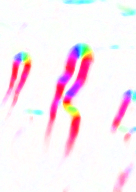
%> input picture test.png, 136 x 192 px
$ octave --eval "result = canny_edge_horizontal(rgb2gray(imread('../test.png')));"   (GNU Octave 9; MATLAB toolbox functions it lacks are replaced by stand-ins)
%> lines starting %> are read from the running program, lines starting %| are printed output that depends on the picture; in (x1, y1, x2, y2) boxes, pixels count from 0 and x2, y2 are one past the last pixel; in counts of white or black regions, pixels touching at a corner belong together; the program's own positions count from 1
function e = canny_edge_horizontal(image_in, thresh, sigma)

    if nargin < 2
        thresh = [];
    end
    if nargin < 3
        sigma = 1;
    end

    [m n] = size(image_in);
%> m = 192; n = 136

    % Magic numbers
    GaussianDieOff = .0001;
    PercentOfPixelsNotEdges = .7; % Used for selecting thresholds
    ThresholdRatio = .4;          % Low thresh is this fraction of the high.

    % Design the filters - a gaussian and its derivative

    pw = 1:30; % possible widths
    ssq = sigma^2;
    width = find(exp(-(pw.*pw)/(2*ssq))>GaussianDieOff,1,'last');
    if isempty(width)
        width = 1;  % the user entered a really small sigma
    end

    t = (-width:width);
    gau = exp(-(t.*t)/(2*ssq))/(2*pi*ssq);     % the gaussian 1D filter

    % Find the directional derivative of 2D Gaussian (along X-axis)
    % Since the result is symmetric along X, we can get the derivative along
    % Y-axis simply by transposing the result for X direction.
    [x,y]=meshgrid(-width:width,-width:width);
    dgau2D=-x.*exp(-(x.*x+y.*y)/(2*ssq))/(pi*ssq);

    % Convolve the filters with the image in each direction
    % The canny edge detector first requires convolution with
    % 2D gaussian, and then with the derivitave of a gaussian.
    % Since gaussian filter is separable, for smoothing, we can use
    % two 1D convolutions in order to achieve the effect of convolving
    % with 2D Gaussian.  We convolve along rows and then columns.

    %smooth the image out
    aSmooth=imfilter(image_in,gau,'conv','replicate');   % run the filter accross rows
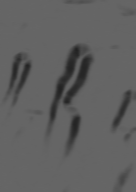
%> aSmooth: size 192x136 uint8; min 34, max 102, mean 95.9
    aSmooth=imfilter(aSmooth,gau','conv','replicate'); % and then accross columns
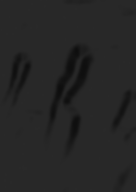
%> aSmooth: size 192x136 uint8; min 14, max 41, mean 38.1

    %apply directional derivatives
    ax = imfilter(aSmooth, dgau2D, 'conv','replicate');
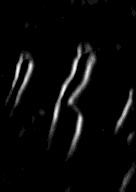
%> ax: size 192x136 uint8; min 0, max 12, mean 0.442; drawn with min black and max white
    ay = imfilter(aSmooth, dgau2D', 'conv','replicate');
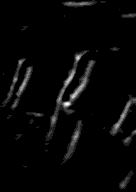
%> ay: size 192x136 uint8; min 0, max 8, mean 0.227; drawn with min black and max white

    %mag = sqrt((ax.*ax) + (ay.*ay));
    mag = abs(ax);
    magmax = max(mag(:));
%> magmax = 12
    if magmax > 0
        mag = mag / magmax;   % normalize
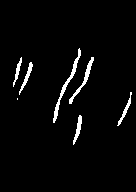
%> mag: size 192x136 uint8; values 0 (black) and 1 (white), 3.2% white; 7 white regions (1 under 20 px), largest, box (x1, y1, x2, y2) and area: (53, 48, 81, 123) 252, (69, 57, 94, 104) 177, (19, 62, 33, 95) 107, (73, 115, 82, 145) 107, (117, 92, 132, 126) 97, (13, 57, 22, 87) 81
    end

    % Select the thresholds
    if isempty(thresh)
        counts=imhist(mag, 64);
%> counts = 64 values, max 26112 at index 1, min 0 at index 2, mean 408
        highThresh = find(cumsum(counts) > PercentOfPixelsNotEdges*m*n,...
        1,'first') / 64;
%> highThresh = 0.0156
        lowThresh = ThresholdRatio*highThresh;
%> lowThresh = 0.00625
        thresh = [lowThresh highThresh];
%> thresh = [0.00625 0.0156]
    elseif length(thresh)==1
        highThresh = thresh;
        if thresh>=1
            eid = sprintf('Images:%s:thresholdMustBeLessThanOne', mfilename);
            msg = 'The threshold must be less than 1.';
            error(eid,'%s',msg);
        end
        lowThresh = ThresholdRatio*thresh;
        thresh = [lowThresh highThresh];
    elseif length(thresh)==2
        lowThresh = thresh(1);
        highThresh = thresh(2);
        if (lowThresh >= highThresh) || (highThresh >= 1)
            eid = sprintf('Images:%s:thresholdOutOfRange', mfilename);
            msg = 'Thresh must be [low high], where low < high < 1.';
            error(eid,'%s',msg);
        end
    end

    % The next step is to do the non-maximum supression.
    % We will accrue indices which specify ON pixels in strong edgemap
    % The array e will become the weak edge map.
    idxStrong = [];
    e = zeros(size(mag));
    for dir = [1 4]
        idxLocalMax = cannyFindLocalMaxima(dir,ax,ay,mag);
        idxWeak = idxLocalMax(mag(idxLocalMax) > lowThresh);
        e(idxWeak)=1;
        idxStrong = [idxStrong; idxWeak(mag(idxWeak) > highThresh)]; %#ok
    end
%> this loop made 2 passes
%> extIdx in cannyFindLocalMaxima on pass 2: [1482; 1493; 1503; 1886]
%> after the loop, idxStrong = 823 values, max 25247 at index 59, min 2579 at index 60, mean 13146.9

    if ~isempty(idxStrong) % result is all zeros if idxStrong is empty
        rstrong = rem(idxStrong-1, m)+1;
%> rstrong = 823 values, max 145 at index 449, min 49 at index 25, mean 90.92
        cstrong = floor((idxStrong-1)/m)+1;
%> cstrong = 823 values, max 132 at index 57, min 14 at index 60, mean 69
        e = bwselect(e, cstrong, rstrong, 8);
        e = bwmorph(e, 'thin', 1);  % Thin double (or triple) pixel wide contours
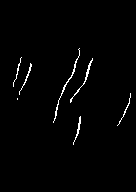
%> e: size 192x136 logical; 1.4% white in thin lines or dots, all inside (x1, y1, x2, y2) = (13, 48, 131, 145)
    end

function idxLocalMax = cannyFindLocalMaxima(direction,ix,iy,mag)
%
% This sub-function helps with the non-maximum supression in the Canny
% edge detector.  The input parameters are:
%
%   direction - the index of which direction the gradient is pointing,
%               read from the diagram below. direction is 1, 2, 3, or 4.
%   ix        - input image filtered by derivative of gaussian along x
%   iy        - input image filtered by derivative of gaussian along y
%   mag       - the gradient magnitude image
%
%    there are 4 cases:
%
%                         The X marks the pixel in question, and each
%         3     2         of the quadrants for the gradient vector
%       O----0----0       fall into two cases, divided by the 45
%     4 |         | 1     degree line.  In one case the gradient
%       |         |       vector is more horizontal, and in the other
%       O    X    O       it is more vertical.  There are eight
%       |         |       divisions, but for the non-maximum supression
%    (1)|         |(4)    we are only worried about 4 of them since we
%       O----O----O       use symmetric points about the center pixel.
%        (2)   (3)


[m,n] = size(mag);

% Find the indices of all points whose gradient (specified by the
% vector (ix,iy)) is going in the direction we're looking at.

switch direction
 case 1
  idx = find((iy<=0 & ix>-iy)  | (iy>=0 & ix<-iy));
 case 2
  idx = find((ix>0 & -iy>=ix)  | (ix<0 & -iy<=ix));
 case 3
  idx = find((ix<=0 & ix>iy) | (ix>=0 & ix<iy));
 case 4
  idx = find((iy<0 & ix<=iy) | (iy>0 & ix>=iy));
end

% Exclude the exterior pixels
if ~isempty(idx)
  v = mod(idx,m);
  extIdx = find(v==1 | v==0 | idx<=m | (idx>(n-1)*m));
  idx(extIdx) = [];
end

ixv = ix(idx);
iyv = iy(idx);
gradmag = mag(idx);

% Do the linear interpolations for the interior pixels
switch direction
 case 1
  d = abs(iyv./ixv);
  gradmag1 = mag(idx+m).*(1-d) + mag(idx+m-1).*d;
  gradmag2 = mag(idx-m).*(1-d) + mag(idx-m+1).*d;
 case 2
  d = abs(ixv./iyv);
  gradmag1 = mag(idx-1).*(1-d) + mag(idx+m-1).*d;
  gradmag2 = mag(idx+1).*(1-d) + mag(idx-m+1).*d;
 case 3
  d = abs(ixv./iyv);
  gradmag1 = mag(idx-1).*(1-d) + mag(idx-m-1).*d;
  gradmag2 = mag(idx+1).*(1-d) + mag(idx+m+1).*d;
 case 4
  d = abs(iyv./ixv);
  gradmag1 = mag(idx-m).*(1-d) + mag(idx-m-1).*d;
  gradmag2 = mag(idx+m).*(1-d) + mag(idx+m+1).*d;
end
idxLocalMax = idx(gradmag>=gradmag1 & gradmag>=gradmag2);
